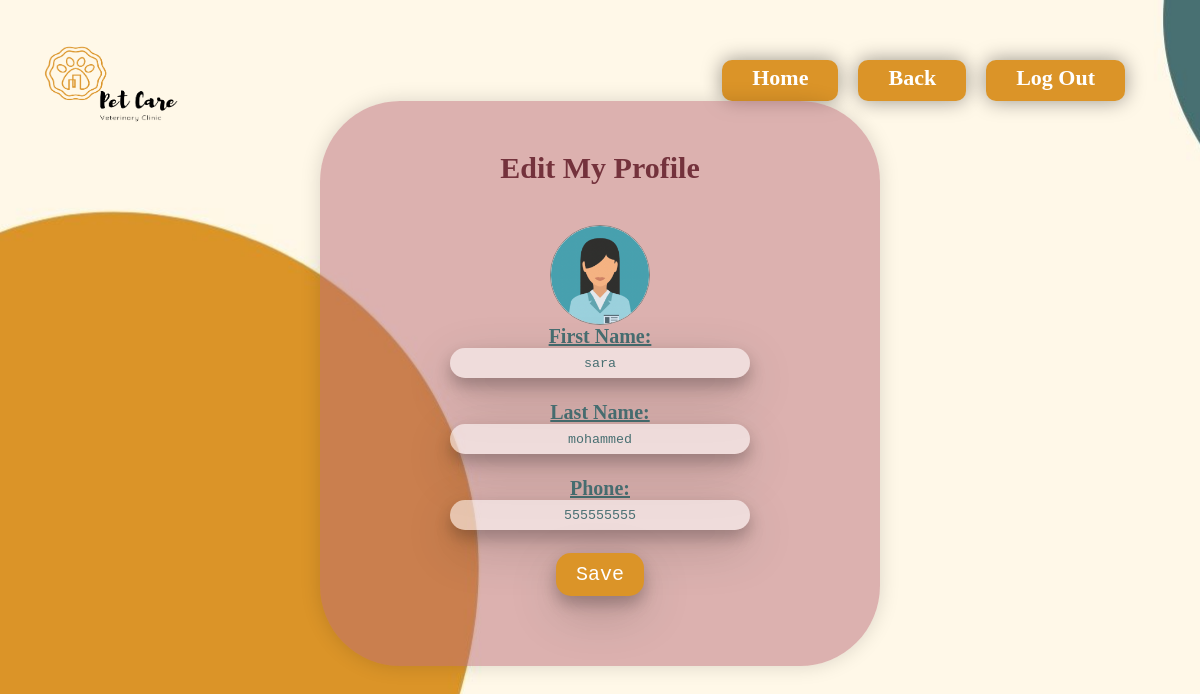
Page /editprofile.php (signed in) on the committed database.
### tables this page shows
CREATE TABLE `petowner` (
  `email` varchar(100) NOT NULL,
  `password` varchar(10) NOT NULL,
  `profilePhoto` varchar(100) NOT NULL,
  `phoneNumber` int(100) NOT NULL,
  `gender` varchar(10) NOT NULL,
  `Fname` varchar(50) NOT NULL,
  `Lname` varchar(50) NOT NULL
);

### editprofile.php (the view, shortened to what this page needs)
<!DOCTYPE html>
<html>
    <head>
        <link rel="stylesheet" href="EdProSt.css">
        <link rel="stylesheet" href="profileStyle.css">
    </head>
    <body>
        <div class="grid">
            <div class="nav-bar">
            <ul id="ul">
              <img src="./PetcareLogo.png" alt="logo" class="nav-bar-logo"width="100" height="130"  >
              <li class="nav-bar-item" id="active"><a href="home%20page.php">Log Out</a></li>
              <li class="nav-bar-item" id="active"><a href="userProfile.php">Back</a></li>
              <li class="nav-bar-item" id="active"><a href="welcom.php">Home</a></li>
              </ul>
        </div>
        </div>
        <form action="" method="post" enctype="multipart/form-data" class="test">
            <div class="container">
            <div class="P-box">
                <h2>Edit My Profile</h2>
            <?php
           if (!( $database = mysqli_connect( "localhost", "root", "" )))
           die( "<p>Could not connect to database</p>" );
            $Email=$_SESSION['email'];
          $query="select Fname,Lname,profilePhoto,phoneNumber from petowner WHERE email='".$Email."'";
          $result=mysqli_query($database,$query);
          $row=mysqli_fetch_row($result);
                Print " <center> <label>
                <div class='profile-pic-div'>
                  <img src='profile_img/$row[2]' id='photo'>
                    <input type='file' id='file' name='uploadfile'>
                    <label for='file' id='uploadBtn'>Choose Photo</label>
                    <script src='profilePhpto.js'></script>
                  </div>
               </label></center>
                <div class='data'><label for='FName'><h4>First Name:</h4></label>
                <input type='text' name='new_fname' class='Fcont' id='Email' placeholder= 'first name'   value='".$row[0]."' required></div><br><div class='data'><label for='lName'><h4>Last Name:</h4></label><input type='text' name='new_lname' class='Fcont' id='Email' placeholder=' last name ' value='".$row[1]."' required></div><br><div class='data'><label for='phone'><h4>Phone:</h4></label><input type='text' name='new_phn' class='Fcont' id='Phone' placeholder= 'phone number' value= '".$row[3]."' required></div><br>";
                          ?>
                    <input type="submit" name="update" value="Save" class="button">
                </div>
            </div>
        <br><br> <br><br><br><br> <br><br><br><br> <br><br><br><br> <br><br> </form>
    </body>
</html>

### EdProSt.css (style rules this page uses)
* { margin: 0px; padding: 0; box-sizing: border-box; }
body { background-attachment: fixed; width:100% ; height: 100vh; font-family:"be vietnam"; background-image:url(./pet.jpg) ; background-size: cover; }
.Fcont { color: #486f72; border-radius: 25px; font-family:monospace ; outline: none; border: none; background-color: #ffffff8a; height: 30px; width: 300px; text-align: center; box-shadow:0 8px 16px 0 rgba(0, 0, 0, 0.24), 0 17px 50px 0 rgba(0, 0, 0, 0.19); }

### profileStyle.css (style rules this page uses)
* { margin: 0; padding: 0; box-sizing: border-box; }
body { width:100% ; height: 100vh; font-family:"be vietnam"; background-image:url(./pet.jpg) ; background-size: cover; background-attachment:fixed; font-weight: 700; font-size: 22px; }
.container { display:flex; align-items: center; justify-content: center; }
.P-box { background:#b86a767e; text-align: center; padding: 50px 130px; position:relative; border-radius: 80px; font-size: 20px; color: #486f72; box-shadow: 0 0 20px rgba(0, 0, 0, 0.144); }
.profile-pic-div { height: 100px; width: 100px; top: 50%; left: 50%; border-radius: 50%; overflow: hidden; border: 1px solid grey; }
#photo { height: 100%; width: 100%; }
h4 { text-decoration: underline; font-weight: bolder; }
h2 { margin-bottom: 40px; color:#74323c ; }
.button { background-color:#DB9428 ; outline: none; padding: 10px 20px; display: inline-block; cursor:pointer; font-size: 20px; font-family:monospace ; text-align: center; text-decoration:none ; outline: none; color:#fff; border: none; margin-bottom: 20px; border-radius: 15px; box-shadow:0 8px 16px 0 rgba(0, 0, 0, 0.24), 0 17px 50px 0 rgba(0, 0, 0, 0.19); }
#ul { list-style-type: none; padding: 0; margin: 30px 55px 0; }
li { float: right; }
li a { text-decoration: none; color: #fff; }
.nav-bar { grid-area: header; }
.nav-bar-item { text-align: center; padding: 10px 30px; padding-top: 5px; border-radius: 10px; margin-right:20px; background-color:#DB9428; margin-top: 30px; font-size: 22px; }
#active { background-color: #DB9428; }
.nav-bar-item { background-color: #DB9428; transition: transform .3s; box-shadow: 0 0 20px rgba(0, 0, 0, 0.4); }
.grid { display: grid; }
.nav-bar-logo { width: 12%; position: absolute; top: 2%; right: 85%; }

### rows in the picture
petowner: profilePhoto (picture), new_fname "sara", new_lname "mohammed", new_phn "555555555"
